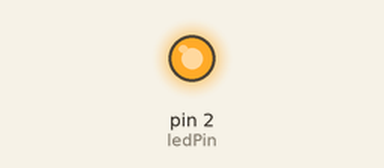
This sketch was run on a simulated Arduino Uno, built with avr-gcc and run on an emulated ATmega328P. Shown: output pins drawn as LEDs (lit = HIGH).

Above: at 1.5 s.
At 5.6 s:
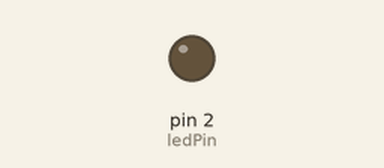
Timing chart, 0 to 8.6 s (numbered marks = the images above):
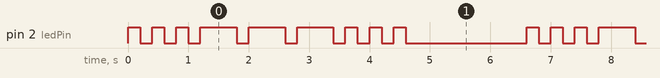

The sketch:

millis2.ino
```cpp
const int ledPin = 2;

// 定义闪烁时序的状态数组
struct State {
  unsigned long duration; // 状态持续时间（毫秒）
  int ledState;           // LED 状态：HIGH = 亮，LOW = 灭
};

// SOS 时序：3短闪，3长闪，3短闪，最后长停顿（重复）
// 短闪亮 200ms，灭 200ms；长闪亮 600ms，灭 200ms；组间停顿 2000ms
State sequence[] = {
  // 第一个短闪组（S）
  {200, HIGH},  // 短亮1
  {200, LOW},   // 灭
  {200, HIGH},  // 短亮2
  {200, LOW},   // 灭
  {200, HIGH},  // 短亮3
  {200, LOW},   // 灭（准备进入长闪）

  // 长闪组（O）
  {600, HIGH},  // 长亮1
  {200, LOW},   // 灭
  {600, HIGH},  // 长亮2
  {200, LOW},   // 灭
  {600, HIGH},  // 长亮3
  {200, LOW},   // 灭（准备进入第二个短闪）

  // 第二个短闪组（S）
  {200, HIGH},  // 短亮1
  {200, LOW},   // 灭
  {200, HIGH},  // 短亮2
  {200, LOW},   // 灭
  {200, HIGH},  // 短亮3
  {2000, LOW}   // 长停顿（组间休息）
};

// 计算状态总数
const int numStates = sizeof(sequence) / sizeof(sequence[0]);

// 当前状态索引
int stateIndex = 0;

// 记录上一次状态切换的时刻（毫秒）
unsigned long previousMillis = 0;

void setup() {
  pinMode(ledPin, OUTPUT);
  // 将 LED 设置为第一个状态的初始值
  digitalWrite(ledPin, sequence[stateIndex].ledState);
  previousMillis = millis(); // 记录起始时间
}

void loop() {
  unsigned long currentMillis = millis();

  // 检查当前状态是否已经持续了足够的时间
  if (currentMillis - previousMillis >= sequence[stateIndex].duration) {
    // 切换到下一个状态
    stateIndex++;
    // 如果已到数组末尾，则回到开头（重新开始 SOS）
    if (stateIndex >= numStates) {
      stateIndex = 0;
    }

    // 更新 LED 状态
    digitalWrite(ledPin, sequence[stateIndex].ledState);
    // 记录本次切换的时间
    previousMillis = currentMillis;
  }

}
```

Measured:
- by itself, pin 2 (ledPin): repeats every 6.6 s: 2 × (HIGH 0.20 s, LOW 0.20 s), 3 × (HIGH 0.60 s, LOW 0.20 s), 2 × (HIGH 0.20 s, LOW 0.20 s), HIGH 0.20 s, LOW 2.0 s, HIGH 0.20 s, LOW 0.20 s
- by itself, everything shown: repeats every 6.6 s, in 18 steps
